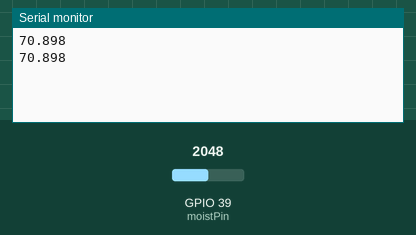
A sketch run on a simulated ESP32. Shown: the last lines printed to the serial monitor. Inputs (shaded band) come from the test bench; at power-on: GPIO 39 (moistPin) = 2048.

Above: at 2.2 s.
2.3 s: GPIO 39 (moistPin) set to 0
At 3.5 s:
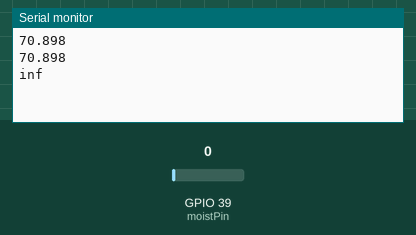
5.5 s: GPIO 39 (moistPin) set to 491
At 6.8 s:
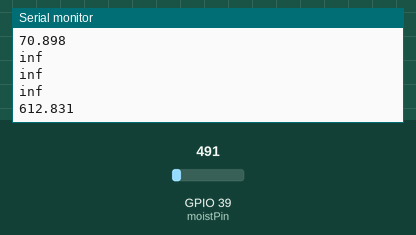

Measured:
- after the input at 2.3 s, the serial monitor: prints a new line after 0.70 s (image 1)
- after the input at 5.5 s, the serial monitor: prints a new line after 0.50 s (image 2)

The sketch:

Read_ADC.ino
```cpp
// Documents/Arduino/test/Read_ADC
//AnthonyPeters
//Baseline code to read Adc from ESP-32 were using a capacitive Moisture Sensor here
//SetUp ADC GPIO Pin
const int moistPin = 39;
int percent = 0;
//Variable for storing Sensor Value

void setup() {
  Serial.begin(115200);
  delay(1000);
}

//Loop that outputs sensor values
//Create an algo that outputs values from 0 - 100 ( 100 = completley Wet , 0 = completley dry)
//Sensor ADC values ->[ 100 = 3300 (+- 10) , 0 = 1300 (+- 10) ]
//
void loop() {
  int Value  = analogRead(moistPin);
  float percent =( (((3500.0 / (Value) ) *100L) ) -100) ;
  Serial.println(percent, 3);
  delay(1000);
  }
```
